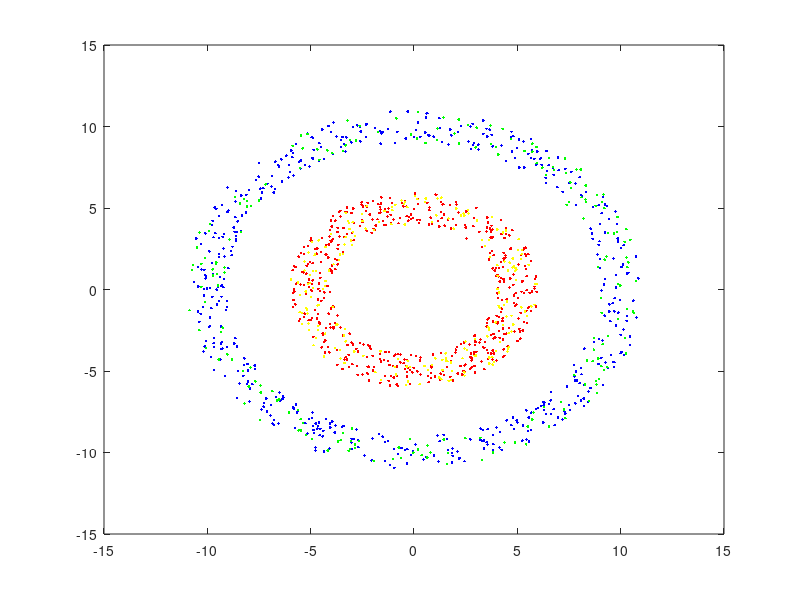

The MATLAB script that drew this image: (Note: this script raises an error after producing the figure.)
clc; clear;

% Train data: Outer cluster
[a1, b1, n1, R1, x01, y01] = deal(-1, 1, 500, 10, 0, 0);
t1 = 2*pi*rand(1,n1);
r1 = R1 + (a1 + (b1-a1).*rand(1,n1));
x1 = x01 + r1.*cos(t1);
y1 = y01 + r1.*sin(t1);
% Train data: Inner cluster
[a2, b2, n2, R2, x02, y02] = deal(-1, 1, 500, 5, 0, 0);
t2 = 2*pi*rand(1,n2);
r2 = R2 + (a2 + (b2-a2).*rand(1,n2));
x2 = x02 + r2.*cos(t2);
y2 = y02 + r2.*sin(t2);

% Test data: Outer cluster
[a3, b3, n3, R3, x03, y03] = deal(-1, 1, 200, 10, 0, 0);
t3 = 2*pi*rand(1,n3);
r3 = R3 + (a3 + (b3-a3).*rand(1,n3));
x3 = x03 + r3.*cos(t3);
y3 = y03 + r3.*sin(t3);
% Test data: Inner cluster
[a4, b4, n4, R4, x04, y04] = deal(-1, 1, 200, 5, 0, 0);
t4 = 2*pi*rand(1,n4);
r4 = R4 + (a4 + (b4-a4).*rand(1,n4));
x4 = x04 + r4.*cos(t4);
y4 = y04 + r4.*sin(t4);


plot(x1,y1,".b")
hold on
plot(x2,y2,".r")
plot(x3,y3,".g")
plot(x4,y4,".y")
hold off

trainIn = [[x1;y1],[x2;y2]];
trainOut = zeros(2,size(trainIn,2));
indices = [ones(size(x1)),zeros(size(x2))]+1;
idx = sub2ind(size(trainOut), indices, 1:size(trainOut,2));
trainOut(idx) = 1;

cols = size(trainIn,2);
P = randperm(cols);
trainDataset = trainIn(:,P);
trainExpectedOut = trainOut(:,P);

testIn = [[x3;y3],[x4;y4]];
testOut = zeros(2,size(testIn,2));
indices = [ones(size(x3)),zeros(size(x4))]+1;
idx = sub2ind(size(testOut), indices, 1:size(testOut,2));
testOut(idx) = 1;

cols = size(testIn,2);
P = randperm(cols);
testDataset = testIn(:,P);
testExpectedOut = testOut(:,P);

structure = [2, 8, 8, 2];
nn2 = NeuralNetwork2(structure,1.5);

beforeout = nn2.forwardPropagation(trainIn);

nn2.train(trainDataset, trainExpectedOut, 1)

afterout = nn2.forwardPropagation(trainIn);

equality = zeros(1,size(trainExpectedOut,2));
equality2 = zeros(1,size(trainExpectedOut,2));

[round(afterout);trainExpectedOut];

for sample = 1:size(trainExpectedOut,2)
    if isequal(round(afterout(:,sample)),trainExpectedOut(:,sample))
        equality(1,sample) = 1;
    end
    if isequal(round(afterout(:,sample)),round(beforeout(:,sample)))
        equality2(1,sample) = 1;
    end
    
end

equality;
sum(equality)
sum(equality2)

% [trainExpectedOut;round(out)]
% trainExpectedOut == round(out)


